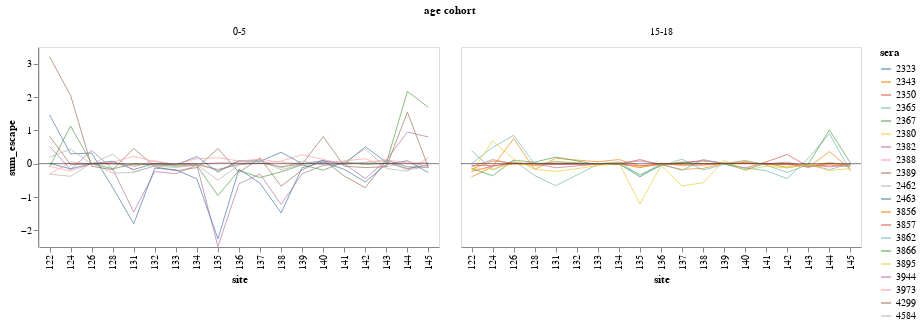

Notebook code cell kept with this figure:
### Code cell
sera_names_b = [ped_sera_names, teen_sera_names]

plot_agg_escape(filtered_models_b, sera_names_b, a_sites, 'sum')

### Figure 1 — Vega-Lite specification as saved in the notebook (floating-point values rounded to 4 significant figures; data arrays with more than 128 entries replaced by an {"elided": "..."} marker saying what was removed)
{"config": {"view": {"continuousWidth": 300, "continuousHeight": 300}, "axis": {"grid": false}}, "data": {"name": "data-7e3b5586684efdee8167ddf256d3d74f"}, "facet": {"field": "age_group", "title": "age cohort", "type": "nominal"}, "spec": {"layer": [{"mark": {"type": "line", "opacity": 0.7, "size": 1}, "encoding": {"color": {"field": "serum", "legend": {"orient": "right", "title": "sera"}, "type": "nominal"}, "x": {"field": "site", "title": "site", "type": "nominal"}, "y": {"field": "escape", "title": "sum_escape", "type": "quantitative"}}}, {"data": {"name": "data-06fd9f850666401b4599de5588b60692"}, "mark": {"type": "rule", "opacity": 0.5}, "encoding": {"y": {"field": "y", "type": "quantitative"}}}], "height": 200, "width": 400}, "columns": 2, "resolve": {"axis": {"x": "independent"}}, "$schema": "https://vega.github.io/schema/vega-lite/v5.6.1.json", "datasets": {"data-7e3b5586684efdee8167ddf256d3d74f": {"elided": "370 records"}, "data-06fd9f850666401b4599de5588b60692": [{"y": 0}]}}
